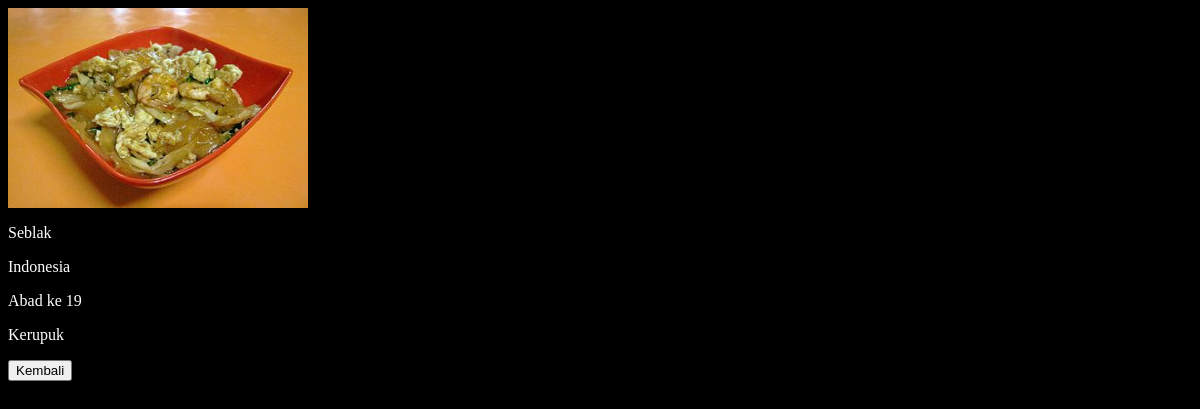
The app's page /latihan5c/php/detail.php?id=1 with its own data.
### tables this page shows
CREATE TABLE `makanan` (
  `id` int(11) NOT NULL,
  `img` varchar(100) NOT NULL,
  `nama_makanan` varchar(100) NOT NULL,
  `asal_makanan` varchar(100) NOT NULL,
  `tahun_dibuat` varchar(100) NOT NULL,
  `bahan_utama` varchar(100) NOT NULL
);

### latihan5c/php/functions.php (called while the page is built)
<?php
	function koneksi() {
		$conn = mysqli_connect("localhost", "root", "") or die ("Koneksi ke db gagal");
		mysqli_select_db($conn, "pw_193040112") or die ("Database salah");
		return $conn;
	}
	function query($sql){
		$conn = koneksi();
		$result = mysqli_query($conn, "$sql");
		$rows = [];
		while ($row = mysqli_fetch_assoc($result)) {
			$rows[] = $row;
		}
		return $rows;
	}
?>

### latihan5c/php/detail.php (the view, shortened to what this page needs)
<?php
	require 'functions.php';
	$id = $_GET['id'];
	$makanan = query("SELECT * FROM makanan WHERE id = $id")[0];
?>
<!DOCTYPE html>
<html lang="en">
<head>
	<link rel="stylesheet" href="../css/style.css">
</head>
<body>
	<div class="container">
		<div class="gambar">
			<img class="gambar" src="../assets/img/<?= $makanan["img"]; ?>" alt="">
		</div>
		<div class="keterangan">
			<p><?= $makanan["nama_makanan"]; ?></p>
			<p><?= $makanan["asal_makanan"]; ?></p>
			<p><?= $makanan["tahun_dibuat"]; ?></p>
			<p><?= $makanan["bahan_utama"]; ?></p>
		</div>
		<button class="tombol-kembali"><a class="a" href="../index.php">Kembali</a></button>
	</div>
</body>
</html>

### latihan5c/css/style.css (style rules this page uses)
.gambar { width: 300px; height: 200px; }
p, a, h1 { color: white; text-decoration: none; }
body { background-color: black; }
.a { color: black; }

### records on screen
makanan: img (picture), nama_makanan "Seblak", asal_makanan "Indonesia", tahun_dibuat "Abad ke 19", bahan_utama "Kerupuk"
